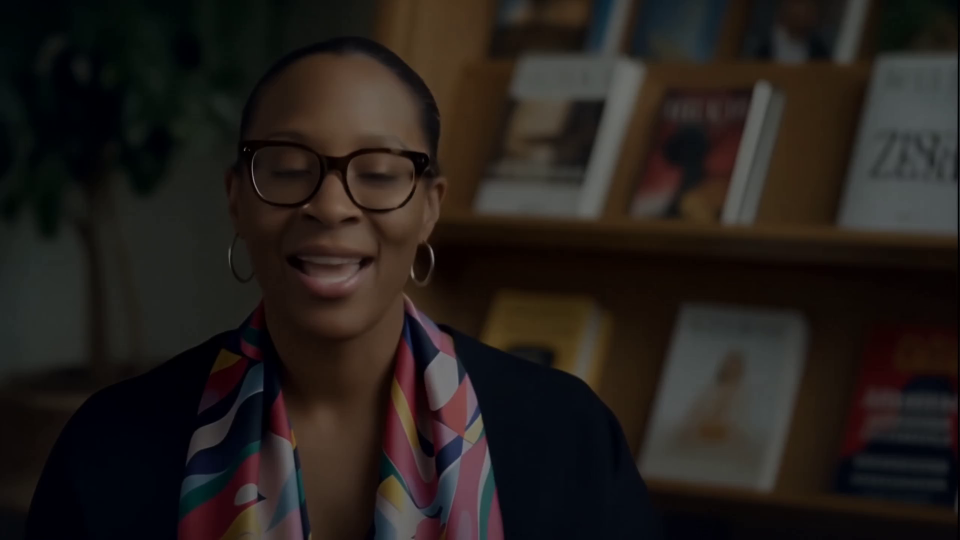
#> input picture frame 0 of varia/vlveo-toronto-aisha3_starlight.mp4, 1920 x 1080 px, given in place of fg1.mp4, which was not available (shown at 1/2 size)
$ python debug_multiple_frames.py
#> lines starting #> are read from the running program, lines starting #| are printed output that depends on the picture; pictures that were not available may be replaced by others from this repository, and a replacement may not be noted
#!/usr/bin/env python3
"""Debug script to test template matching on multiple frames."""

import cv2
import numpy as np


def test_multiple_frames():
    """Test template matching on multiple frames from the videos."""

    # Open videos
    fg_cap = cv2.VideoCapture("tests/fg1.mp4")
    bg_cap = cv2.VideoCapture("tests/bg1.mp4")

    fg_total = int(fg_cap.get(cv2.CAP_PROP_FRAME_COUNT))
    bg_total = int(bg_cap.get(cv2.CAP_PROP_FRAME_COUNT))

    # Test frames at different positions in the videos
    test_positions = [0, fg_total // 4, fg_total // 2, 3 * fg_total // 4, fg_total - 1]

    for _i, frame_pos in enumerate(test_positions):
        if frame_pos >= min(fg_total, bg_total):
            continue

        # Extract frames
        fg_cap.set(cv2.CAP_PROP_POS_FRAMES, frame_pos)
        bg_cap.set(cv2.CAP_PROP_POS_FRAMES, frame_pos)

        ret_fg, fg_frame = fg_cap.read()
        ret_bg, bg_frame = bg_cap.read()

        if not (ret_fg and ret_bg):
            continue

        # Convert to grayscale
        fg_gray = cv2.cvtColor(fg_frame, cv2.COLOR_BGR2GRAY)
        bg_gray = cv2.cvtColor(bg_frame, cv2.COLOR_BGR2GRAY)

        # Template matching
        result = cv2.matchTemplate(bg_gray, fg_gray, cv2.TM_CCOEFF_NORMED)
        _, max_val, _, max_loc = cv2.minMaxLoc(result)

        # Test specific positions
        positions_to_test = [(0, 109), (0, 221)]
        correlations = {}

        for x, y in positions_to_test:
            if y + fg_gray.shape[0] <= bg_gray.shape[0]:
                bg_patch = bg_gray[y : y + fg_gray.shape[0], x : x + fg_gray.shape[1]]
                bg_norm = cv2.normalize(
                    bg_patch.astype(np.float32), None, 0, 1, cv2.NORM_MINMAX
                )
                fg_norm = cv2.normalize(
                    fg_gray.astype(np.float32), None, 0, 1, cv2.NORM_MINMAX
                )
                correlation = np.corrcoef(bg_norm.flatten(), fg_norm.flatten())[0, 1]
                correlations[(x, y)] = correlation
#> this loop made 5 passes
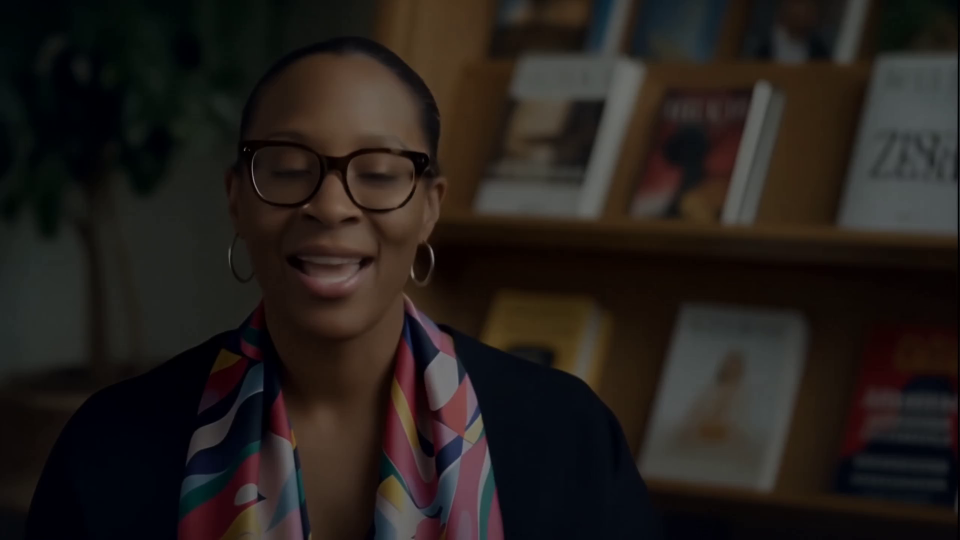
#> input picture frame 0 of varia/vlveo-toronto-aisha3_starlight.mp4, 1920 x 1080 px, given in place of fg1.mp4, which was not available (shown at 1/2 size)
#> pass 1, in test_multiple_frames, `fg_gray = cv2.cvtColor(fg_frame, cv2.COLOR_BGR2GRAY)`:
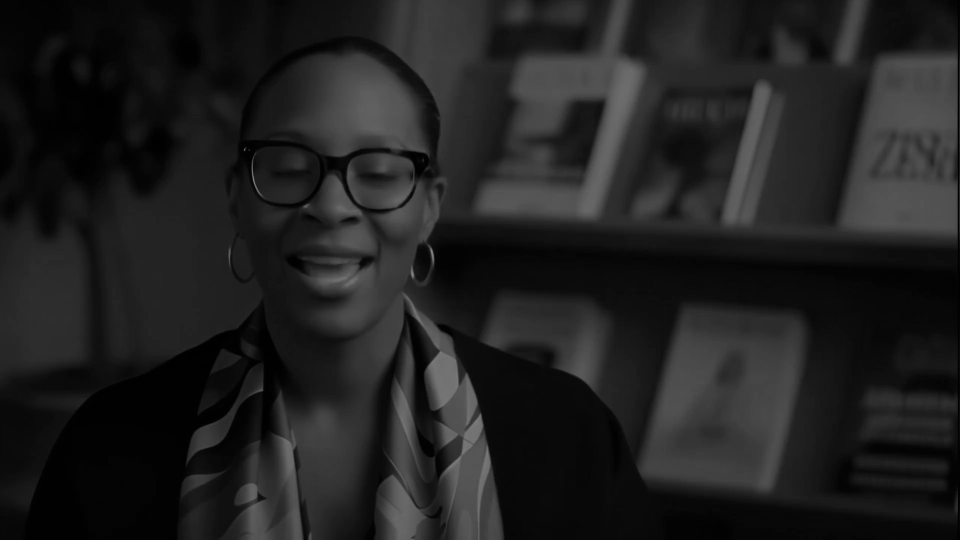
#> fg_gray: shape (1080, 1920) (shown at 1/2 size); min 0, max 146, mean 32.4
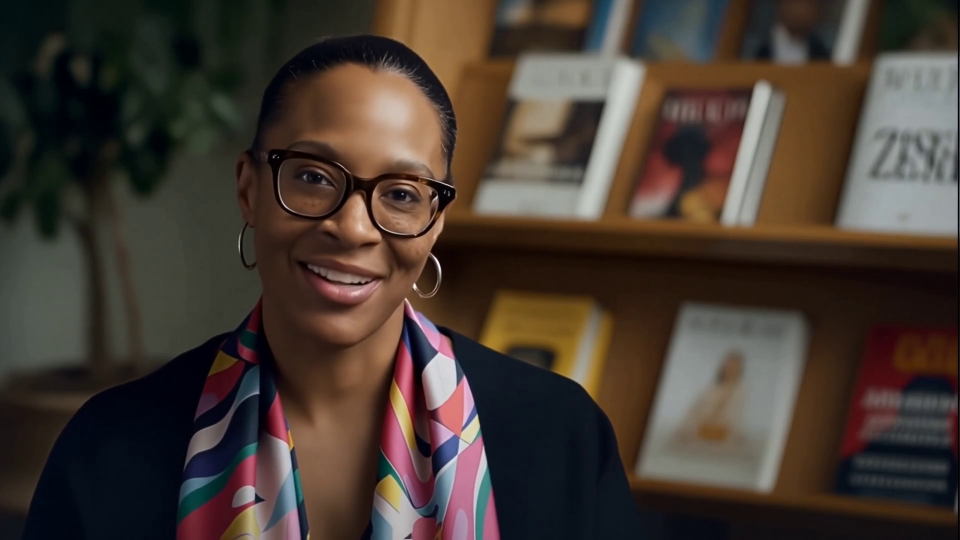
#> input picture frame 45 of varia/vlveo-toronto-aisha3_starlight.mp4, 1920 x 1080 px, given in place of fg1.mp4, which was not available (shown at 1/2 size)
#> pass 2, in test_multiple_frames, `fg_gray = cv2.cvtColor(fg_frame, cv2.COLOR_BGR2GRAY)`:
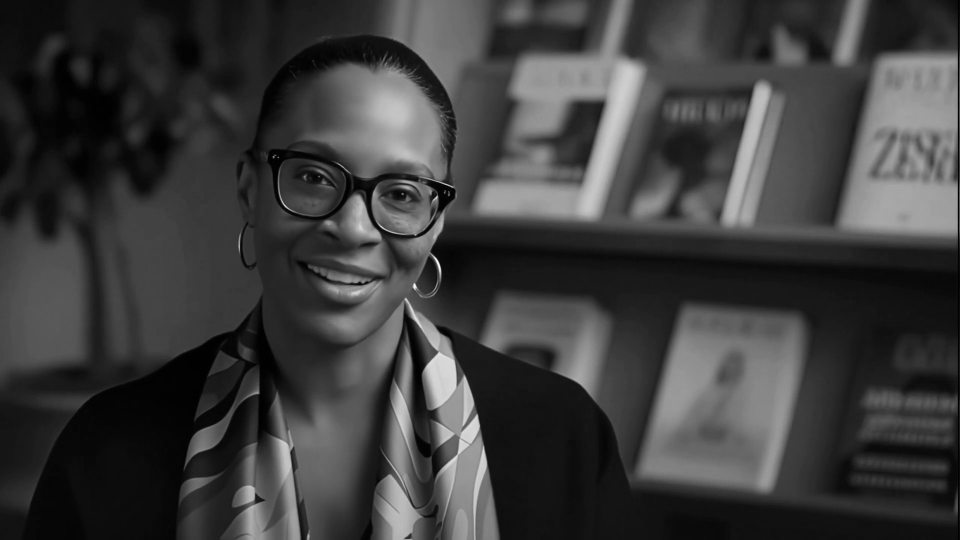
#> fg_gray: shape (1080, 1920) (shown at 1/2 size); min 0, max 254, mean 61.3
#> pass 3, in test_multiple_frames, `ret_fg, fg_frame = fg_cap.read()`:
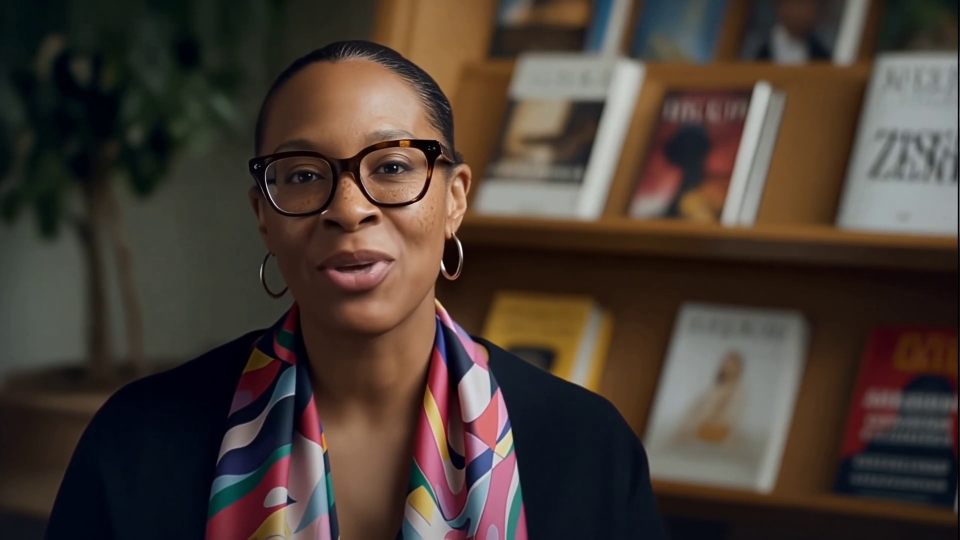
#> fg_frame: shape (1080, 1920, 3) (shown at 1/2 size); mean B, G, R 52.7, 60.6, 72.3
#> pass 3, in test_multiple_frames, `fg_gray = cv2.cvtColor(fg_frame, cv2.COLOR_BGR2GRAY)`:
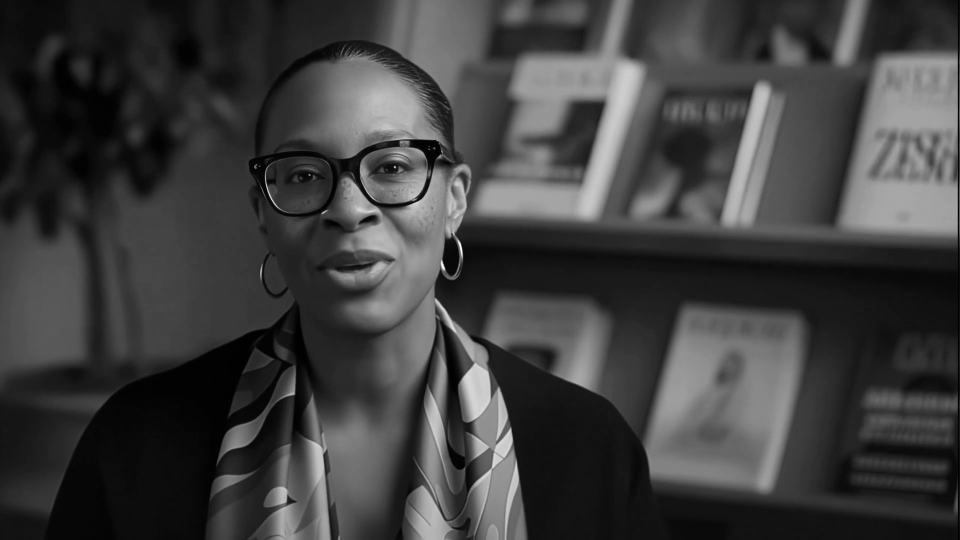
#> fg_gray: shape (1080, 1920) (shown at 1/2 size); min 0, max 255, mean 63.2
#> after the loop:
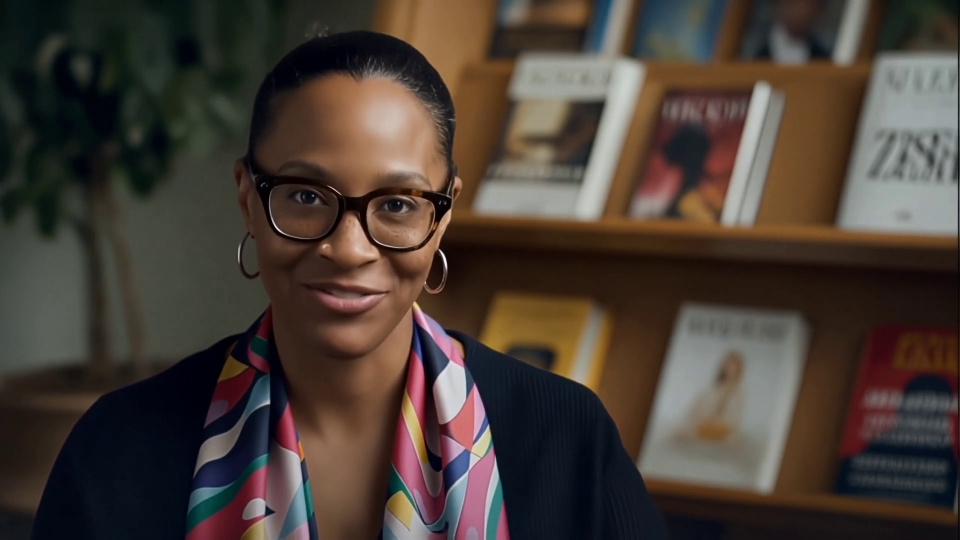
#> bg_frame: shape (1080, 1920, 3) (shown at 1/2 size); mean B, G, R 54.1, 61.7, 72.6
#> after the loop:
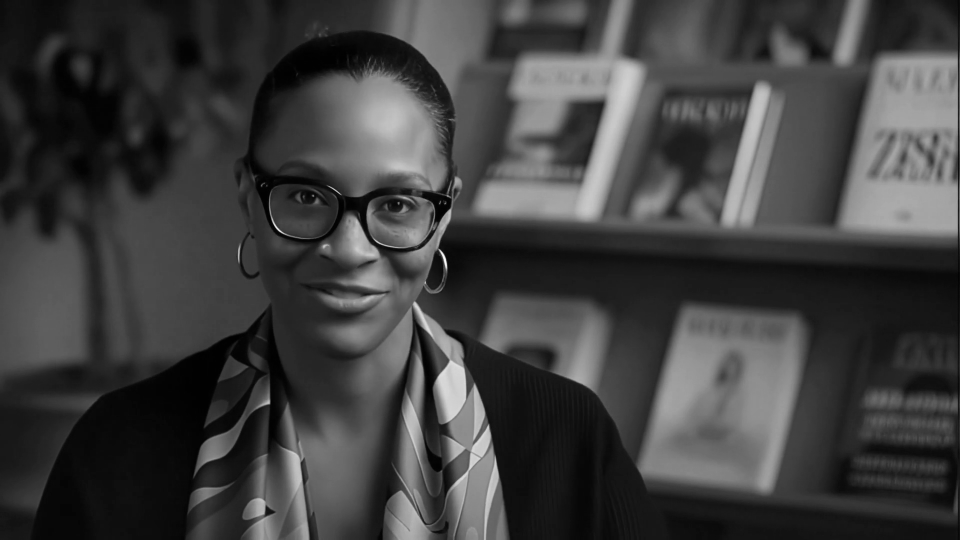
#> bg_gray: shape (1080, 1920) (shown at 1/2 size); min 0, max 255, mean 64

    fg_cap.release()
    bg_cap.release()


if __name__ == "__main__":
    test_multiple_frames()

$ run again, starting later in the video
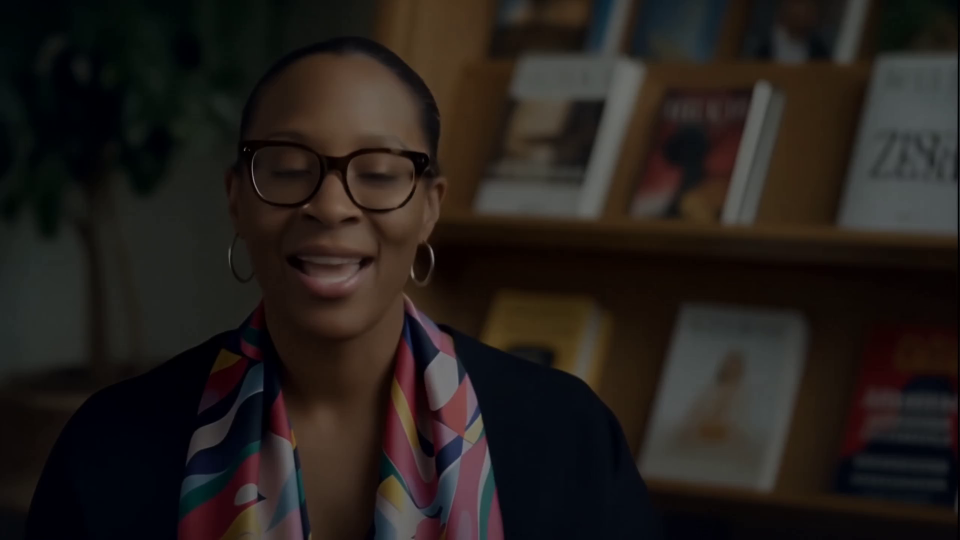
#> input picture frame 0 of varia/vlveo-toronto-aisha3_starlight.mp4, 1920 x 1080 px, given in place of fg1.mp4, which was not available (shown at 1/2 size)
#> the loop in test_multiple_frames, `for _i, frame_pos in enumerate(test_positions):` made 5 passes
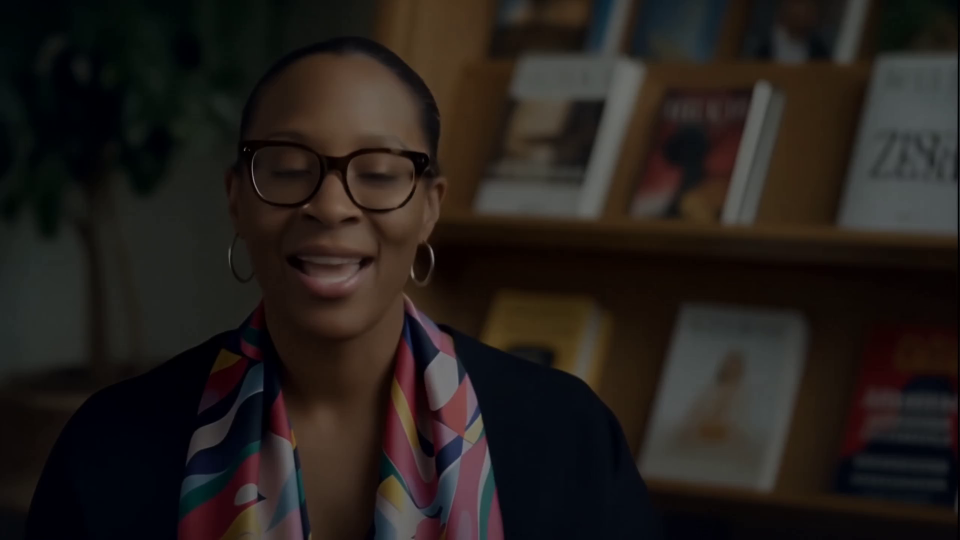
#> input picture frame 0 of varia/vlveo-toronto-aisha3_starlight.mp4, 1920 x 1080 px, given in place of fg1.mp4, which was not available (shown at 1/2 size)
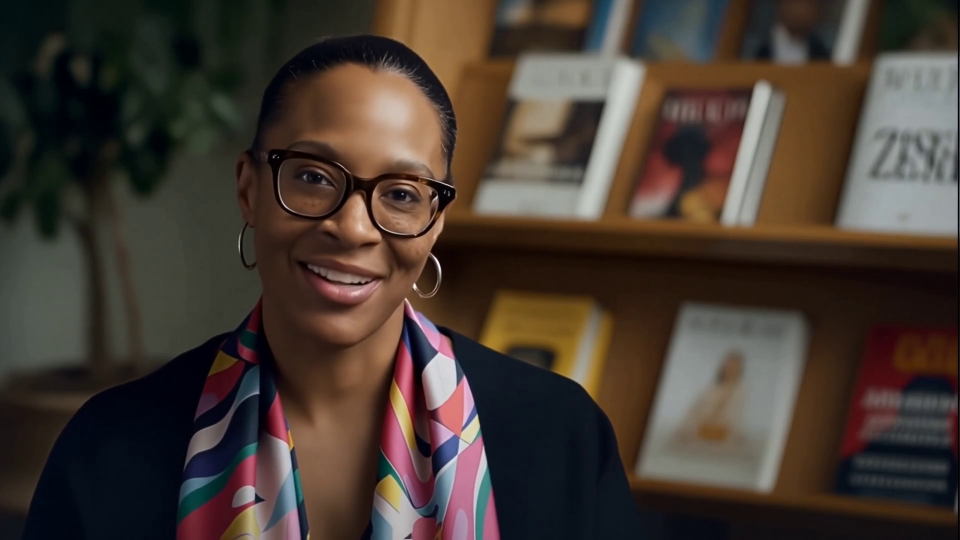
#> input picture frame 45 of varia/vlveo-toronto-aisha3_starlight.mp4, 1920 x 1080 px, given in place of fg1.mp4, which was not available (shown at 1/2 size)

$ run again, starting later in the video
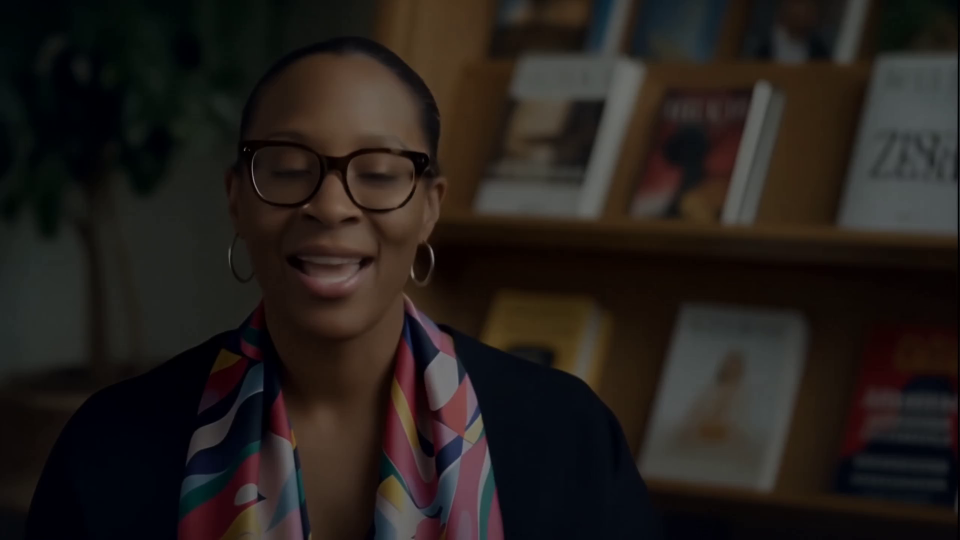
#> input picture frame 0 of varia/vlveo-toronto-aisha3_starlight.mp4, 1920 x 1080 px, given in place of fg1.mp4, which was not available (shown at 1/2 size)
#> the loop in test_multiple_frames, `for _i, frame_pos in enumerate(test_positions):` made 5 passes
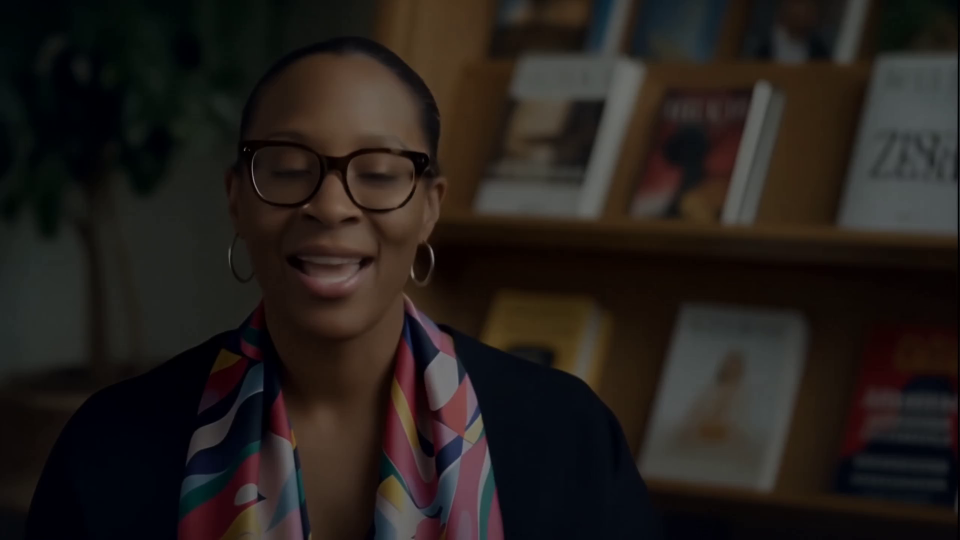
#> input picture frame 0 of varia/vlveo-toronto-aisha3_starlight.mp4, 1920 x 1080 px, given in place of fg1.mp4, which was not available (shown at 1/2 size)
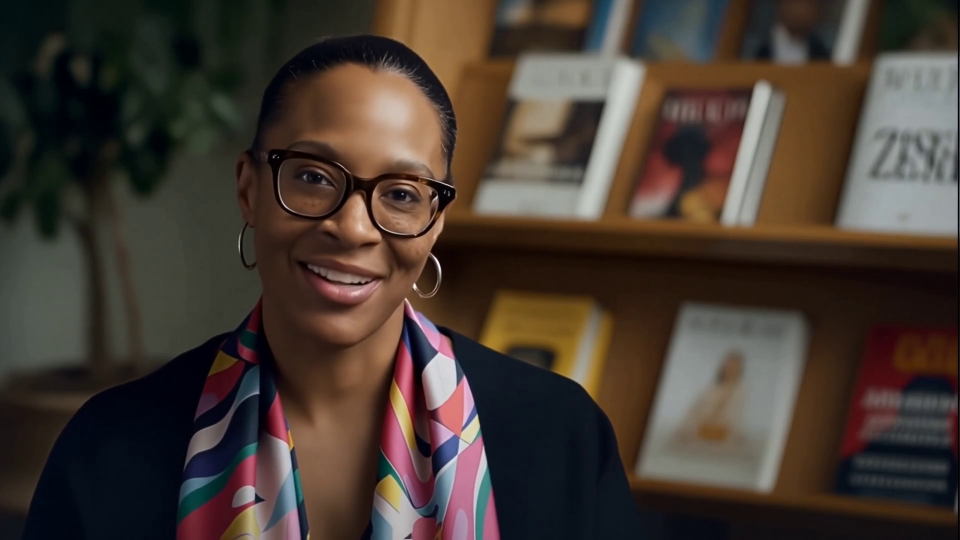
#> input picture frame 45 of varia/vlveo-toronto-aisha3_starlight.mp4, 1920 x 1080 px, given in place of fg1.mp4, which was not available (shown at 1/2 size)
